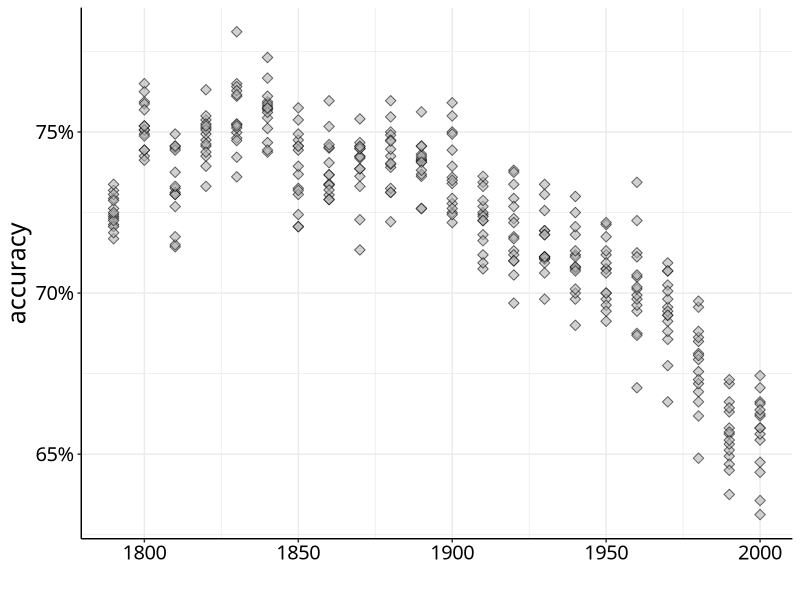
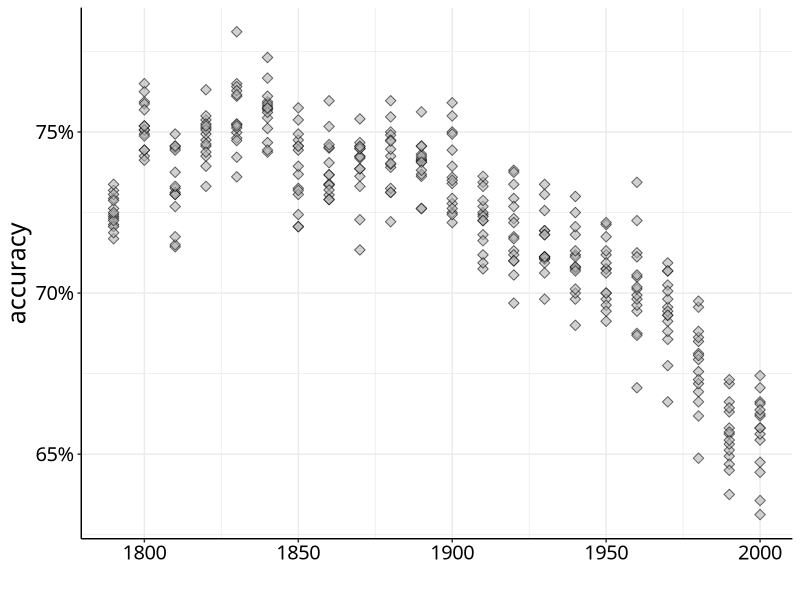

Generate these figures, in order, with R:
# Predictive accuracy by decade

library(scales)
library(ggplot2)
library(dplyr)

this.dir <- dirname(parent.frame(2)$ofile)
setwd(this.dir)

d2 <- read.csv('../dataforR/decade_optimums.tsv', sep = '\t')
library(ggplot2)
library(scales)

p <- ggplot(d2, aes(x = decade, y = accuracy)) + 
  geom_point(color = 'black', alpha = 0.6, shape = 23, fill = 'gray70', size = 2.5) +
  scale_y_continuous('accuracy', labels = percent) +
  xlab('') + 
  theme_bw() + 
  theme(text = element_text(size = 18, family = "Avenir Next Medium"), panel.border = element_blank()) +
  theme(axis.line = element_line(color = 'black'),
        axis.text = element_text(color = 'black'))

tiff("../images/C4Fig1accuracy.tiff", height = 6, width = 9, units = 'in', res=400)
plot(p)
dev.off()
plot(p)